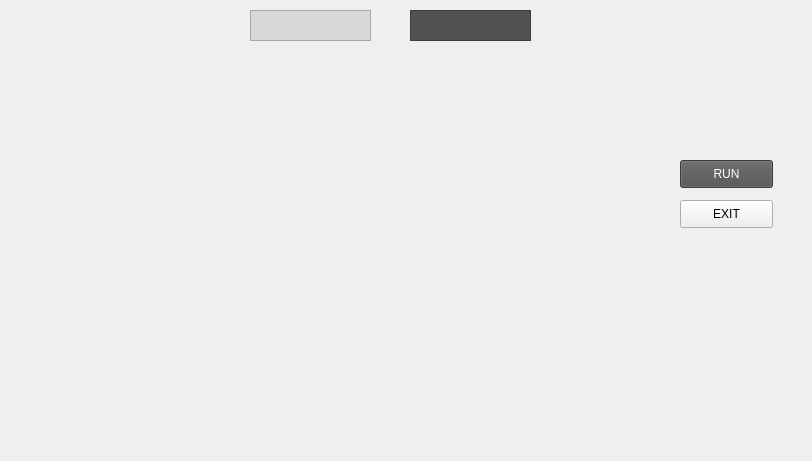
<?xml version="1.0" encoding="UTF-8"?>
<ui version="4.0">
 <class>GUI</class>
 <widget class="QWidget" name="GUI">
  <property name="geometry">
   <rect>
    <x>0</x>
    <y>0</y>
    <width>812</width>
    <height>461</height>
   </rect>
  </property>
  <property name="windowTitle">
   <string>Form</string>
  </property>
  <widget class="QLabel" name="label">
   <property name="geometry">
    <rect>
     <x>0</x>
     <y>0</y>
     <width>811</width>
     <height>461</height>
    </rect>
   </property>
   <property name="text">
    <string/>
   </property>
   <property name="pixmap">
    <pixmap>82ab4698e35dbb487566f3cec0503f04.gif</pixmap>
   </property>
   <property name="scaledContents">
    <bool>true</bool>
   </property>
  </widget>
  <widget class="QPushButton" name="pushButton">
   <property name="geometry">
    <rect>
     <x>680</x>
     <y>160</y>
     <width>93</width>
     <height>28</height>
    </rect>
   </property>
   <property name="styleSheet">
    <string notr="true">color: rgb(255, 255, 255);
font: 75 10pt &quot;MS Shell Dlg 2&quot;;
background-color: rgb(81, 81, 81);</string>
   </property>
   <property name="text">
    <string>RUN</string>
   </property>
  </widget>
  <widget class="QPushButton" name="pushButton_2">
   <property name="geometry">
    <rect>
     <x>680</x>
     <y>200</y>
     <width>93</width>
     <height>28</height>
    </rect>
   </property>
   <property name="styleSheet">
    <string notr="true">font: 75 10pt &quot;MS Shell Dlg 2&quot;;</string>
   </property>
   <property name="text">
    <string>EXIT</string>
   </property>
  </widget>
  <widget class="QTextBrowser" name="textBrowser">
   <property name="geometry">
    <rect>
     <x>250</x>
     <y>10</y>
     <width>121</width>
     <height>31</height>
    </rect>
   </property>
   <property name="styleSheet">
    <string notr="true">background-color:rgb(216, 216, 216);

</string>
   </property>
  </widget>
  <widget class="QTextBrowser" name="textBrowser_2">
   <property name="geometry">
    <rect>
     <x>410</x>
     <y>10</y>
     <width>121</width>
     <height>31</height>
    </rect>
   </property>
   <property name="styleSheet">
    <string notr="true">background-color: rgb(81, 81, 81);


</string>
   </property>
  </widget>
 </widget>
 <resources/>
 <connections/>
</ui>
